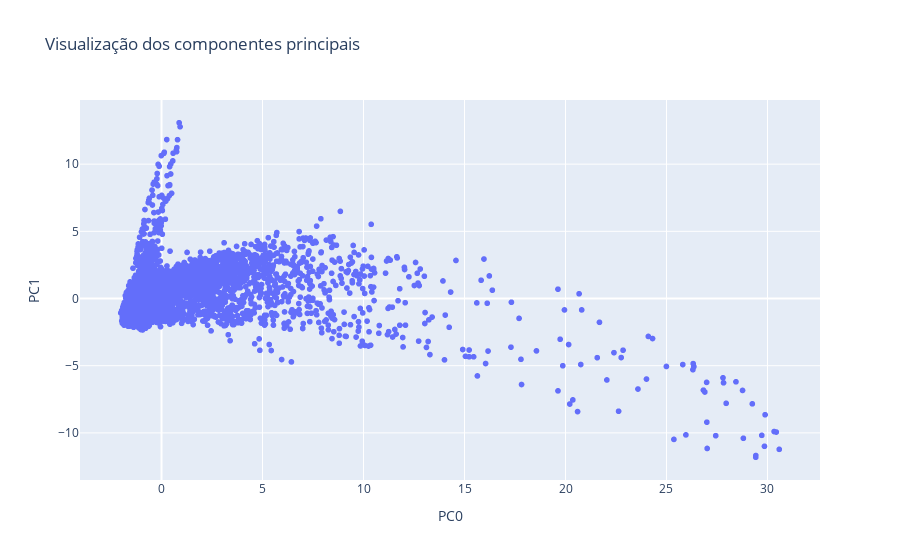

Write notebook code for a chart like this one.
### Code cell
# Plot pc1 e pc2
fig = px.scatter(pca_df, x='PC0', y='PC1', title='Visualização dos componentes principais')
fig.show()

### Figure 1 — Plotly figure (JSON) as saved in the notebook; plotly's stock layout.template omitted (floating-point values rounded to 4 significant figures; data arrays with more than 128 entries replaced by an {"elided": "..."} marker saying what was removed)
{"data": [{"hovertemplate": "PC0=%{x}<br>PC1=%{y}<extra></extra>", "legendgroup": "", "marker": {"color": "#636efa", "symbol": "circle"}, "mode": "markers", "name": "", "showlegend": false, "type": "scattergl", "x": {"elided": "9349 float values"}, "xaxis": "x", "y": {"elided": "9349 float values"}, "yaxis": "y"}], "layout": {"legend": {"tracegroupgap": 0}, "title": {"text": "Visualização dos componentes principais"}, "xaxis": {"anchor": "y", "domain": [0, 1], "title": {"text": "PC0"}}, "yaxis": {"anchor": "x", "domain": [0, 1], "title": {"text": "PC1"}}}}
